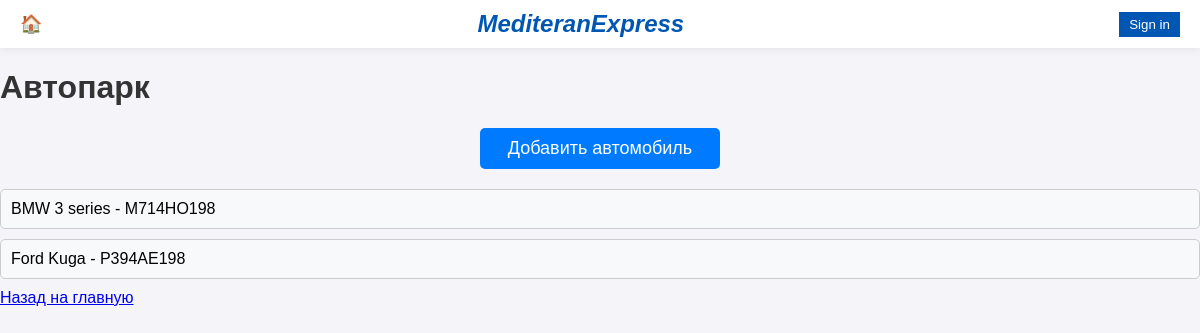
Page /autopark/ on the committed database.
### main/models.py (models this page shows, shortened)
class Car(models.Model):
    STATUS_CHOICES = [
        ('Исправен на линии', 'Исправен на линии'),
        ('Неисправен на линии', 'Неисправен на линии'),
        ('В ремонте', 'В ремонте'),
        ('Утиль', 'Утиль'),
    ]
    brand = models.CharField(max_length=100)  # Марка автомобиля
    model = models.CharField(max_length=100)  # Модель автомобиля
    vin_code = models.CharField(max_length=17, unique=True, primary_key=True)  # Вин-код
    engine_number = models.CharField(max_length=100)  # Номер двигателя
    engine_volume = models.DecimalField(max_digits=5, decimal_places=2)  # Объем двигателя
    year_of_manufacture = models.IntegerField()  # Год выпуска
    mileage = models.IntegerField(default=0)  # Пробег
    gearbox_type = models.CharField(max_length=50)  # Вид КПП
    state_number = models.CharField(max_length=20)  # Госномер
    status = models.CharField(max_length=50)  # Статус

### main/views.py (the view, shortened to what this page needs)
# urls.py: path('autopark/', views.autopark, name='autopark'),
def autopark(request):
    cars = Car.objects.all()
    query = request.GET.get('q')
    return render(request, 'main/autopark.html', {'cars': cars})

### main/templates/main/autopark.html (shortened to what this page needs)
<!DOCTYPE html>
{% extends 'main/base.html' %}
{% block content %}
<html lang="en">
<head>
    {% load static %}
    <link rel="stylesheet" href="{% static 'css/styles.css' %}">
</head>
<body>
    <div class="container">
        <h1>Автопарк</h1>
        <a href="{% url 'add_car' %}" class="add-car-button">Добавить автомобиль</a>
        <div>
            {% for car in cars %}
                <a href="{% url 'car_detail' car.vin_code %}" class="car-item">
                    {{ car.brand }} {{ car.model }} - {{ car.state_number }}
                </a>
            {% empty %}
                <p>Нет автомобилей в автопарке.</p>
            {% endfor %}
        </div>
        <a href="{% url 'home' %}">Назад на главную</a>
    </div>
</body>
</html>
{% endblock %}

### static/css/styles.css (style rules this page uses)
body { font-family: Arial, sans-serif; background-color: #f4f4f9; }
h1 { color: #333; }

### main/templates/main/base.html (style rules this page uses)
body { font-family: Arial, sans-serif; margin: 0; padding: 0; background-color: #f4f4f4; }

### main/templates/main/autopark.html (style rules this page uses)
.add-car-button { display: block; margin: 20px auto; padding: 10px 20px; font-size: 18px; text-align: center; text-decoration: none; color: white; background-color: #007bff; border-radius: 5px; width: 200px; }
.car-item { margin: 10px 0; padding: 10px; border: 1px solid #ccc; border-radius: 5px; background-color: #f8f9fa; text-decoration: none; color: #000; display: block; }

### rows in the picture
Car: brand "BMW", model "3 series", state_number "M714HO198"
Car: brand "Ford", model "Kuga", state_number "P394AE198"
